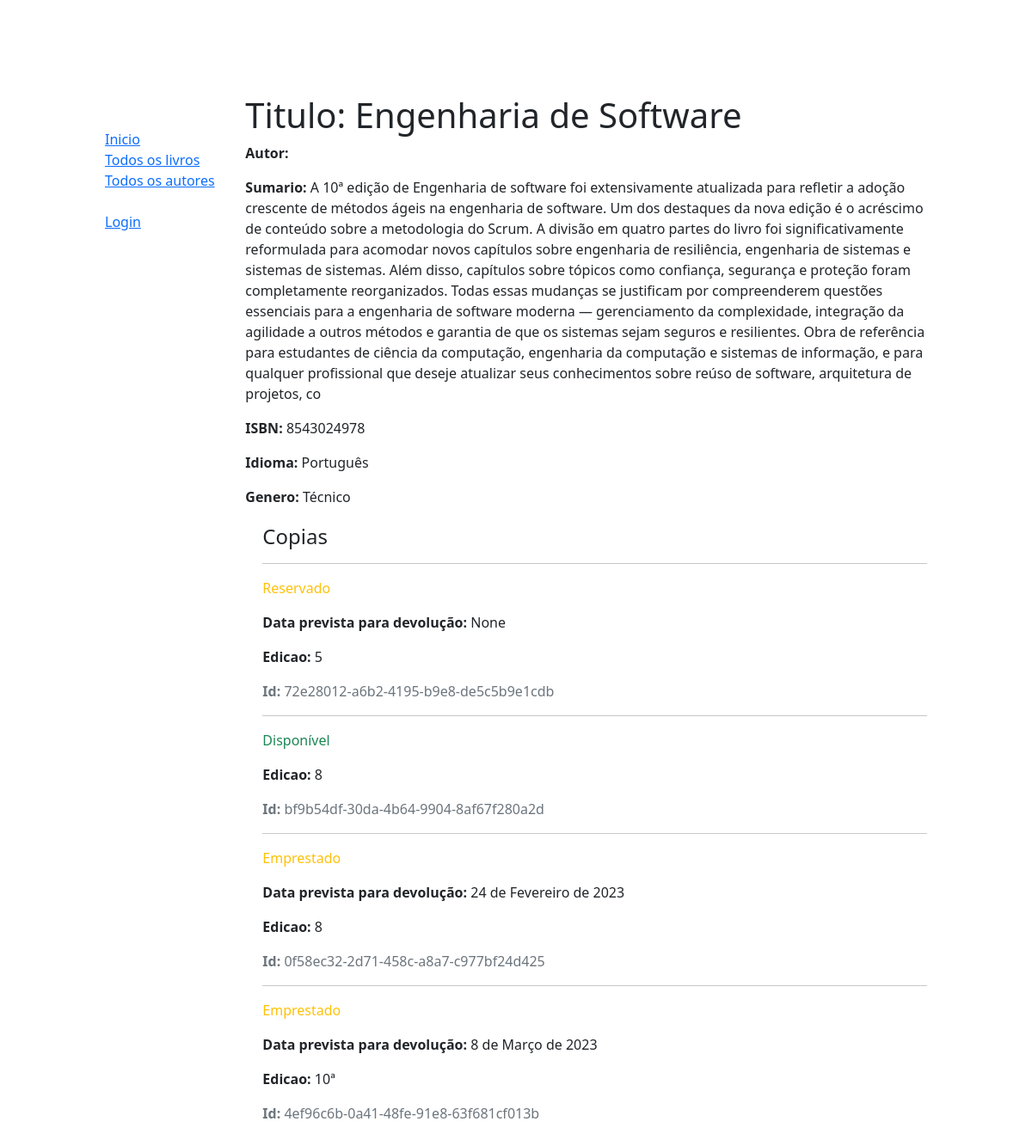
Page /catalog/livro/2/ on the committed database.
### catalog/models.py (models this page shows, shortened)
class Livro(models.Model):
    titulo = models.CharField(max_length=200)
    autor = models.ForeignKey('Autor', on_delete=models.SET_NULL, null=True)
    sumario = models.TextField(max_length=1000, help_text='Digite uma descrição resumida do livro')
    isbn = models.CharField('ISBN', max_length=13, unique=True, help_text='código de 13 caracteres ISBN - <a href="https://www.isbn-international.org/content/what-isbn">ISBN number</a>')
    genero = models.ManyToManyField(Genero, help_text='Selecione um genero para este livro')
    idioma = models.ForeignKey('Idioma', on_delete=models.SET_NULL, null = True)
    def mostra_genero(self):
        return ', '.join([genero.nome for genero in self.genero.all()[:3]])
    mostra_genero.short_description = 'Genero'
    class Meta:
        permissions = [('pode_criar_atualizar_livro','Cria/Atualiza Livro'),('pode_deletar_livro','Deleta livro')]

class Idioma(models.Model):
    name = models.CharField(max_length=200, help_text='Informe o idioma do livro')
    def __str__(self):
        return self.name

class Genero(models.Model):
    nome = models.CharField(max_length=200, help_text='Informe um genero literário. Ex: Ficção científica')
    def __str__(self):
        return self.nome

class InstanciaLivro(models.Model):
    id = models.UUIDField(primary_key=True, default=uuid.uuid4, help_text='ID único para este livro em particular')
    livro = models.ForeignKey('Livro', on_delete=models.PROTECT, null = True)
    edicao = models.CharField(max_length=200)
    data_devolucao = models.DateField(null=True, blank=True)
    emprestado_para = models.ForeignKey(User, on_delete=models.SET_NULL, null=True, blank=True)
    STATUS_EMPRESTIMO = (
        ('m', 'Manutenção'),
        ('e', 'Emprestado'),
        ('d', 'Disponível'),
        ('r', 'Reservado'),
    )
    status = models.CharField(
        max_length=1,
        choices= STATUS_EMPRESTIMO,
        blank=True,
        default= 'm',
        help_text= 'Disponibilidade',
    )
    class Meta:
        ordering = ['data_devolucao']
        permissions = (('pode_registrar_devolucao', 'Devolve livro'),('pode_renovar_livro','Renova livro'))

### catalog/views.py (the view)
# urls.py: path('livro/<int:pk>/', views.LivroDetalheView.as_view(), name = 'livro-detail'),
class LivroDetalheView(generic.DetailView):
    model = Livro
    paginate_by = 10

### catalog/templates/catalog/livro_detail.html (shortened to what this page needs)
{% extends "base_generic.html" %}
{% block content %}
  <h1>Titulo: {{ livro.titulo }}</h1>
  <p><strong>Autor:</strong> <a href="">{{ livro.author }}</a></p>
  <p><strong>Sumario:</strong> {{ livro.sumario }}</p>
  <p><strong>ISBN:</strong> {{ livro.isbn }}</p>
  <p><strong>Idioma:</strong> {{ livro.idioma }}</p>
  <p><strong>Genero:</strong> {{ livro.genero.all|join:", " }}</p>
  <div style="margin-left:20px;margin-top:20px">
    <h4>Copias</h4>
    {% for copia in livro.instancialivro_set.all %}
      <hr>
      <p class="{% if copia.status == 'd' %}text-success{% elif copia.status == 'm' %}text-danger{% else %}text-warning{% endif %}">
        {{ copia.get_status_display }}
      </p>
      {% if copia.status != 'd' %}
        <p><strong>Data prevista para devolução:</strong> {{ copia.data_devolucao }}</p>
      {% endif %}
      <p><strong>Edicao:</strong> {{ copia.edicao }}</p>
      <p class="text-muted"><strong>Id:</strong> {{ copia.id }}</p>
    {% endfor %}
  </div>
{% endblock %}

### catalog/static/css/style.css (style rules this page uses)
body { margin: 10px;padding:100px; }

### rows in the picture
Livro: titulo "Engenharia de Software", sumario "A 10ª edição de Engenharia de software foi extensivamente atualizada para refletir a adoção crescente de métodos ágeis na engenharia de software. Um dos destaques da nova edição é o acréscimo de conteúdo sobre a metodologia do Scrum. A divisão em quatro partes do livro foi significativamente reformulada para acomodar novos capítulos sobre engenharia de resiliência, engenharia de sistemas e sistemas de sistemas. Além disso, capítulos sobre tópicos como confiança, segurança e proteção foram completamente reorganizados. Todas essas mudanças se justificam por compreenderem questões essenciais para a engenharia de software moderna ― gerenciamento da complexidade, integração da agilidade a outros…", isbn "8543024978", idioma "Português", genero.all "Técnico"
InstanciaLivro: status "Reservado", data_devolucao "None", edicao "5", id "72e28012-a6b2-4195-b9e8-de5c5b9e1cdb"
InstanciaLivro: status "Disponível", edicao "8", id "bf9b54df-30da-4b64-9904-8af67f280a2d"
InstanciaLivro: status "Emprestado", data_devolucao "24 de Fevereiro de 2023", edicao "8", id "0f58ec32-2d71-458c-a8a7-c977bf24d425"
InstanciaLivro: status "Emprestado", data_devolucao "8 de Março de 2023", edicao "10ª", id "4ef96c6b-0a41-48fe-91e8-63f681cf013b"
